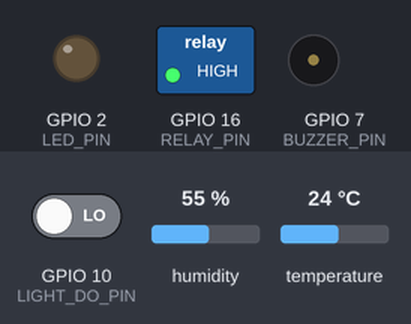
Recording of a sketch running on a simulated ESP32-S3. Parts: switched loads named in the sketch (green lamp = pin HIGH), output pins drawn as LEDs (lit = HIGH), buzzer (waves = sounding, pin HIGH). Inputs (shaded band) come from the test bench; at power-on: temperature 24 °C, GPIO 10 (LIGHT_DO_PIN) LOW, humidity 55 %. WiFi joins after 1.5 s; servers stay silent unless stated; no MQTT or app messages arrive unless stated.

Above: at 2.7 s.
2.8 s: temperature set to 29.4 °C
6.2 s: temperature set to 30.5 °C
At 10.9 s:
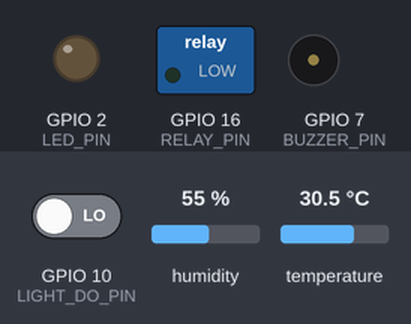
11.5 s: GPIO 10 (LIGHT_DO_PIN) driven HIGH
At 15.9 s:
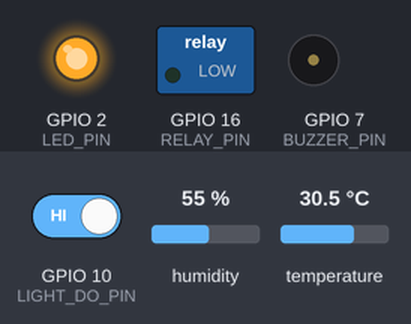
16.5 s: temperature set to 12 °C
At 21.0 s:
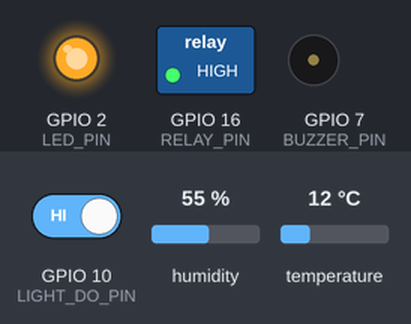
21.5 s: temperature set to 33 °C
At 26.0 s:
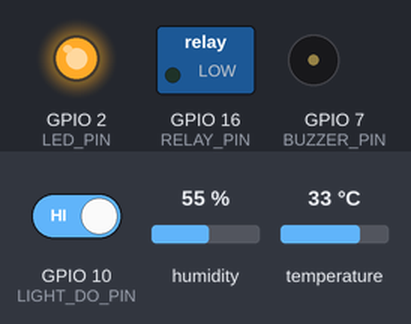
26.5 s: temperature set to 19 °C
At 31.0 s:
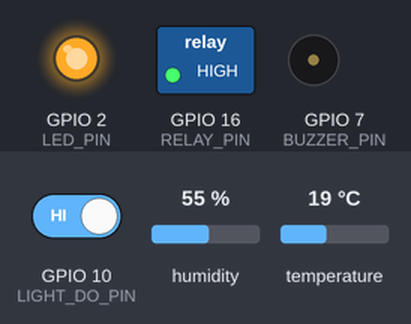
Timing chart, 0 to 32.5 s (numbered marks = the images above; inputs shaded):
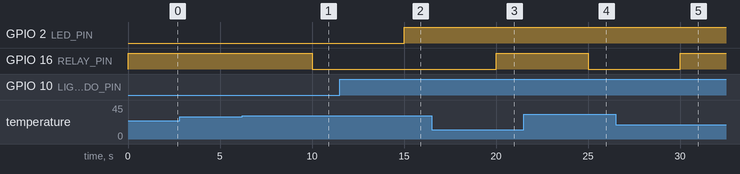

Measured:
- the behaviour switches between 30 and 30.1 °C on temperature (found by bisection; images 0 and 1)
- after the input at 2.8 s, every drawn part: stays the same
- after the input at 6.2 s, GPIO 16 (RELAY_PIN): HIGH → LOW after 3.8 s
- after the input at 11.5 s, GPIO 2 (LED_PIN): LOW → HIGH after 3.5 s
- after the input at 16.5 s, GPIO 16 (RELAY_PIN): LOW → HIGH after 3.5 s
- after the input at 21.5 s, GPIO 16 (RELAY_PIN): HIGH → LOW after 3.5 s
- after the input at 26.5 s, GPIO 16 (RELAY_PIN): LOW → HIGH after 3.5 s

The sketch:

esp32-firmware.ino
```cpp
#include <ArduinoJson.h>
#include <DHT.h>
#include <PubSubClient.h>
#include <WiFi.h>

const char *ssid = "TEN_WIFI_CUA_BAN";
const char *password = "MAT_KHAU_WIFI";
const char *mqttServer = "192.168.100.146";
const int mqttPort = 1883;
const char *deviceId = "esp32-002";

constexpr int DHT_PIN = 3;
constexpr int LED_PIN = 2;
constexpr int BUZZER_PIN = 7;
constexpr int LIGHT_DO_PIN = 10;
constexpr int RELAY_PIN = 16;
constexpr int RELAY_ACTIVE_LEVEL = LOW;
constexpr int DARK_LEVEL = HIGH;

DHT dht(DHT_PIN, DHT22);
WiFiClient wifiClient;
PubSubClient mqtt(wifiClient);

String telemetryTopic = String("iot/") + deviceId + "/telemetry";
String commandTopic = String("iot/") + deviceId + "/command";
String ackTopic = String("iot/") + deviceId + "/command/ack";
String statusTopic = String("iot/") + deviceId + "/status";

bool ledState = false;
bool ledAuto = true;
bool buzzerState = false;
bool relayState = false;

void setLed(bool enabled) {
  ledState = enabled;
  digitalWrite(LED_PIN, enabled ? HIGH : LOW);
}

void setBuzzer(bool enabled) {
  buzzerState = enabled;
  digitalWrite(BUZZER_PIN, enabled ? HIGH : LOW);
}

void setRelay(bool enabled) {
  relayState = enabled;
  digitalWrite(RELAY_PIN, enabled ? RELAY_ACTIVE_LEVEL : !RELAY_ACTIVE_LEVEL);
}

void publishAck(const String &commandId, const String &action, const char *status) {
  StaticJsonDocument<384> doc;
  doc["commandId"] = commandId;
  doc["deviceId"] = deviceId;
  doc["action"] = action;
  doc["status"] = status;
  doc["led"] = ledState;
  doc["ledAuto"] = ledAuto;
  doc["buzzer"] = buzzerState;
  doc["relay"] = relayState;
  char buffer[384];
  serializeJson(doc, buffer, sizeof(buffer));
  mqtt.publish(ackTopic.c_str(), buffer);
}

void onMqttMessage(char *topic, byte *payload, unsigned int length) {
  StaticJsonDocument<384> doc;
  if (deserializeJson(doc, payload, length)) return;

  String action = doc["action"].as<String>();
  String commandId = doc["commandId"].as<String>();
  bool accepted = true;

  if (action == "LED_ON") {
    ledAuto = false;
    setLed(true);
  } else if (action == "LED_OFF") {
    ledAuto = false;
    setLed(false);
  } else if (action == "LED_AUTO") {
    ledAuto = true;
    setLed(digitalRead(LIGHT_DO_PIN) == DARK_LEVEL);
  } else if (action == "BUZZER_ON") {
    setBuzzer(true);
  } else if (action == "BUZZER_OFF") {
    setBuzzer(false);
  } else {
    accepted = false;
  }
  publishAck(commandId, action, accepted ? "ACKNOWLEDGED" : "REJECTED");
}

void connectWifi() {
  WiFi.begin(ssid, password);
  while (WiFi.status() != WL_CONNECTED) delay(500);
}

void connectMqtt() {
  while (!mqtt.connected()) {
    String will = String("{\"deviceId\":\"") + deviceId + "\",\"status\":\"OFFLINE\"}";
    if (mqtt.connect(deviceId, nullptr, nullptr, statusTopic.c_str(), 1, true, will.c_str())) {
      String online = String("{\"deviceId\":\"") + deviceId + "\",\"status\":\"ONLINE\"}";
      mqtt.publish(statusTopic.c_str(), online.c_str(), true);
      mqtt.subscribe(commandTopic.c_str(), 1);
    } else {
      delay(5000);
    }
  }
}

void setup() {
  Serial.begin(115200);
  pinMode(LED_PIN, OUTPUT);
  pinMode(BUZZER_PIN, OUTPUT);
  pinMode(RELAY_PIN, OUTPUT);
  pinMode(LIGHT_DO_PIN, INPUT);
  setLed(false);
  setBuzzer(false);
  setRelay(false);
  dht.begin();
  connectWifi();
  mqtt.setServer(mqttServer, mqttPort);
  mqtt.setCallback(onMqttMessage);
}

void loop() {
  if (!mqtt.connected()) connectMqtt();
  mqtt.loop();

  static unsigned long lastPublish = 0;
  if (millis() - lastPublish < 5000) return;
  lastPublish = millis();

  bool dark = digitalRead(LIGHT_DO_PIN) == DARK_LEVEL;
  if (ledAuto) setLed(dark);

  float humidity = dht.readHumidity();
  float temperature = dht.readTemperature();
  if (isnan(humidity) || isnan(temperature)) return;
  setRelay(temperature > 30.0F);

  StaticJsonDocument<384> doc;
  doc["deviceId"] = deviceId;
  doc["temperature"] = temperature;
  doc["humidity"] = humidity;
  doc["illuminance"] = dark ? 0 : 1000;
  doc["led"] = ledState;
  doc["ledAuto"] = ledAuto;
  doc["buzzer"] = buzzerState;
  doc["relay"] = relayState;
  char buffer[384];
  serializeJson(doc, buffer, sizeof(buffer));
  mqtt.publish(telemetryTopic.c_str(), buffer);
}
```
